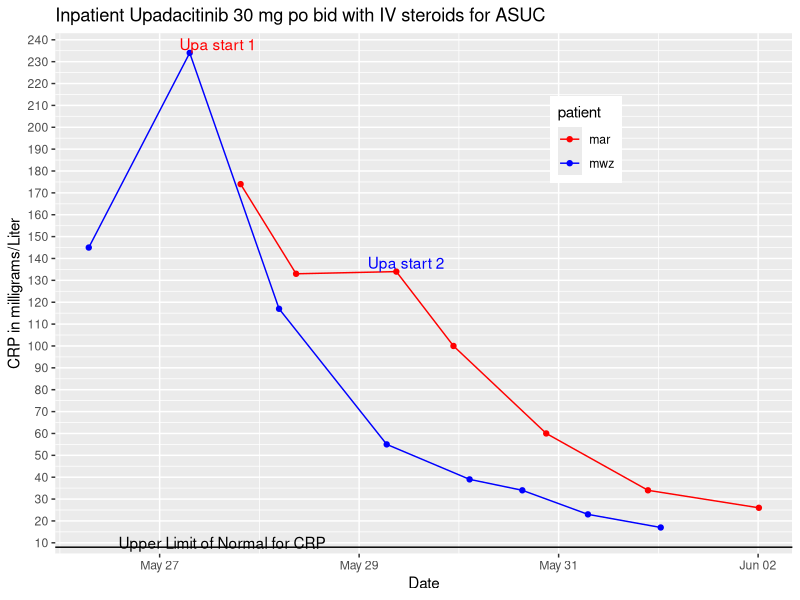

Source code (R):
## ---- chunk 1
knitr::opts_chunk$set(echo = TRUE)
library(tidyverse)
library(readxl)
library(here)
library(lubridate)
## ---- chunk 2
crp <- readxl::read_excel("upa_data2.xlsx") %>%
  filter(test == "crp") %>% 
  filter(Dx == "uc") %>% 
  mutate(patient = factor(patient)) %>% 
  relocate(patient, Dx, upa_start_date, upa) 

## ---- chunk 3
crp %>% 
  group_by(patient) %>% 
  ggplot() +
  aes(x = date, y = 10*value, group = patient, color = patient) +
  geom_point() +
  geom_line() +
  scale_color_manual(values = c("red", "blue")) +
  labs(y = "CRP in milligrams/Liter",
       x = "Date",
       title = "Inpatient Upadacitinib 30 mg po bid with IV steroids for ASUC") +
  #annotate("text", x = mdy_hms("May 27, 2022, 21:06:00"), y = 46, label= "Upa start 3", color = "blue"  ) +
  annotate("text", x = mdy_hms("May 27, 2022, 14:04:00"), y = 238, label= "Upa start 1", color = "red") +
  annotate("text", x = mdy_hms("May 29, 2022, 11:21:00"), y = 138, label= "Upa start 2", color = "blue") +
  scale_y_continuous(breaks = seq(0, 250, 10),
          expand = expansion(add = c(3,5))) +
  geom_hline(yintercept =8, color = "black") +
  annotate("text", x = mdy_hms("May 27, 2022, 15:00:00"), y = 10, label= "Upper Limit of Normal for CRP", color = "black") +
  theme(legend.position = c(0.72, 0.796))
